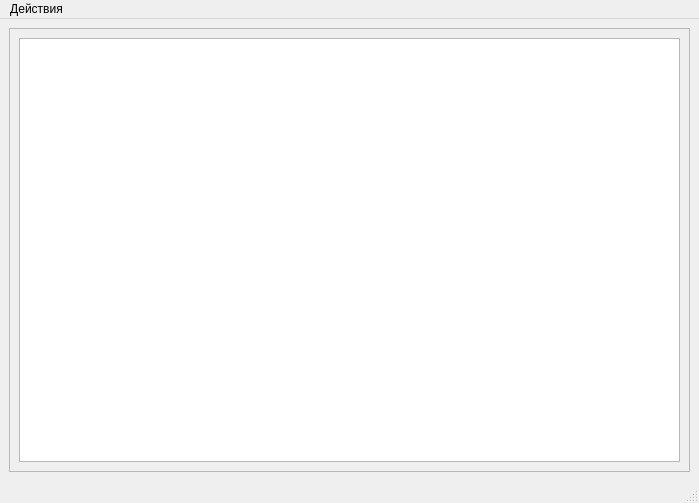
<?xml version="1.0" encoding="UTF-8"?>
<ui version="4.0">
 <class>tableViewWindow</class>
 <widget class="QMainWindow" name="tableViewWindow">
  <property name="geometry">
   <rect>
    <x>0</x>
    <y>0</y>
    <width>699</width>
    <height>503</height>
   </rect>
  </property>
  <property name="windowTitle">
   <string>MainWindow</string>
  </property>
  <widget class="QWidget" name="contentWidget">
   <layout class="QGridLayout" name="gridLayout">
    <item row="0" column="0">
     <widget class="QScrollArea" name="scrollArea">
      <property name="horizontalScrollBarPolicy">
       <enum>Qt::ScrollBarPolicy::ScrollBarAlwaysOff</enum>
      </property>
      <property name="widgetResizable">
       <bool>true</bool>
      </property>
      <widget class="QWidget" name="scrollAreaWidgetContents">
       <property name="geometry">
        <rect>
         <x>0</x>
         <y>0</y>
         <width>679</width>
         <height>440</height>
        </rect>
       </property>
       <layout class="QGridLayout" name="gridLayout_2">
        <item row="0" column="0">
         <widget class="QListWidget" name="listWidget">
          <property name="itemAlignment">
           <set>Qt::AlignmentFlag::AlignLeading</set>
          </property>
         </widget>
        </item>
       </layout>
      </widget>
     </widget>
    </item>
   </layout>
  </widget>
  <widget class="QMenuBar" name="menubar">
   <property name="geometry">
    <rect>
     <x>0</x>
     <y>0</y>
     <width>699</width>
     <height>22</height>
    </rect>
   </property>
   <property name="defaultUp">
    <bool>false</bool>
   </property>
   <property name="nativeMenuBar">
    <bool>false</bool>
   </property>
   <widget class="QMenu" name="menu">
    <property name="title">
     <string>Действия</string>
    </property>
    <addaction name="reportBtn"/>
   </widget>
   <addaction name="menu"/>
  </widget>
  <widget class="QStatusBar" name="statusbar"/>
  <action name="reportBtn">
   <property name="text">
    <string>Создать отчет</string>
   </property>
  </action>
 </widget>
 <resources/>
 <connections/>
</ui>
